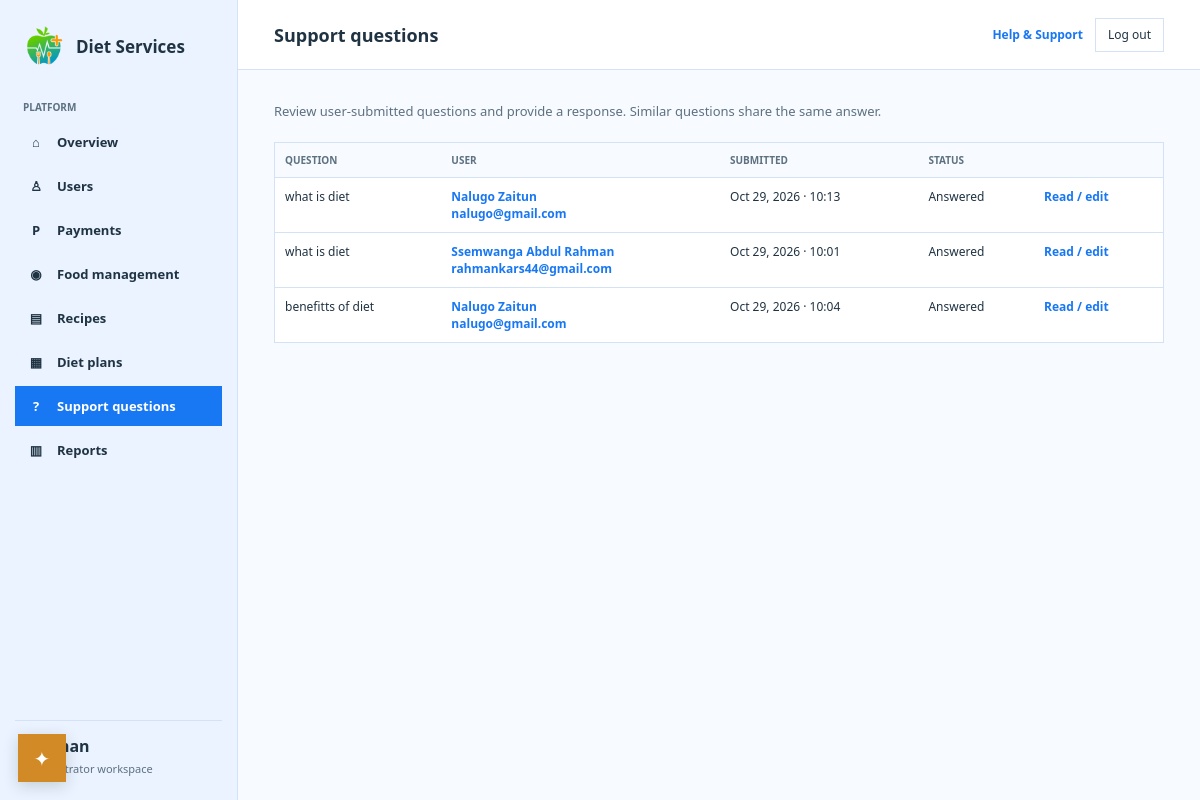
The app's page /admin-dashboard/support/ (signed in) with its own data.
### DietApp/models.py (models this page shows, shortened)
class SupportQuestion(models.Model):
    TOPIC_CHOICES = SupportFeedback.TOPIC_CHOICES
    user = models.ForeignKey(
        Users,
        on_delete=models.SET_NULL,
        null=True,
        blank=True,
        related_name="support_questions",
    )
    question = models.CharField(max_length=500)
    question_key = models.CharField(max_length=64, db_index=True)
    topic = models.CharField(max_length=30, choices=TOPIC_CHOICES, default="general")
    answer = models.TextField(blank=True)
    answer_viewed_at = models.DateTimeField(null=True, blank=True)
    created_at = models.DateTimeField(auto_now_add=True)
    updated_at = models.DateTimeField(auto_now=True)

class Users(models.Model):
    user_id = models.IntegerField(null=False, primary_key=True)
    full_name = models.CharField(max_length=30)
    email = models.EmailField(unique=True, null=False)
    password_hash = models.CharField(max_length=128, null=False)
    is_active = models.BooleanField(default=True)
    onboarding_complete = models.BooleanField(default=False)
    paid_until = models.DateField(null=True, blank=True)
    phone = models.CharField(max_length=20, unique=True)
    profile_image = models.ImageField(upload_to='profile_picture', max_length=40, blank=True)
    created_at = models.DateField(null=False)
    last_login = models.DateField(null=False)

### DietApp/views.py (the view)
# urls.py: path("admin-dashboard/support/", views.AdminSupport, name="admin_support"),
def AdminSupport(request):
    denied = _admin_access(request, "DietApp.view_supportquestion")
    if denied:
        return denied
    questions = SupportQuestion.objects.select_related("user").order_by("answer", "-created_at")
    return render(request, "admin/support.html", {"questions": questions})

### DietApp/context_processors.py (called while the page is built)
def navigation_context(request):
	model_slug = getattr(request.resolver_match, "kwargs", {}).get("model_slug")
	previous_page_url = reverse("food_log") if model_slug == "weight-logs" else reverse("dashboard")
	return {"previous_page_url": previous_page_url}

### DietApp/views.py (called while the page is built)
def _admin_access(request, permission):
    if not request.user.is_authenticated:
        if request.session.get("user_id"):
            raise PermissionDenied
        return redirect("login")
    if not (request.user.is_superuser or request.user.has_perm(permission)):
        raise PermissionDenied
    return None

### DietApp/templates/admin/support.html (shortened to what this page needs)
{% extends "admin/base_admin.html" %}
{% block page_title %}Support questions{% endblock %}
{% block content %}
<p class="admin-intro">Review user-submitted questions and provide a response. Similar questions share the same answer.</p>
<section class="admin-panel"><div class="admin-table-wrap"><table class="admin-table"><thead><tr><th>Question</th><th>User</th><th>Submitted</th><th>Status</th><th></th></tr></thead><tbody>
{% for question in questions %}<tr><td>{{ question.question|truncatechars:100 }}</td><td>{% if question.user %}<a href="{% url 'admin_user_detail' question.user.pk %}">{{ question.user.full_name }}<br>{{ question.user.email }}</a>{% else %}Deleted account{% endif %}</td><td>{{ question.created_at|date:"M j, Y · H:i" }}</td><td>{% if question.answer %}Answered{% else %}Pending{% endif %}</td><td><a href="{% url 'admin_support_answer' question.pk %}">{% if question.answer %}Read / edit{% else %}Answer{% endif %}</a></td></tr>{% empty %}<tr><td colspan="5" class="admin-empty">The support queue is empty.</td></tr>{% endfor %}
</tbody></table></div></section>
{% endblock %}

### DietApp/templates/admin/base_admin.html (style rules this page uses)
:root { --admin-ink: #203343; --admin-muted: #5d7180; --admin-green: #1877f2; --admin-pale: #eaf3ff; --admin-coral: #d28a26; --admin-line: #d3e2f5; --admin-paper: #fff; --admin-bg: #f7faff; }
* { box-sizing: border-box; }
body { min-height: 100vh; margin: 0; background: var(--admin-bg); color: var(--admin-ink); font-family: "Aptos", "Segoe UI", sans-serif; }
a { color: var(--admin-green); }
.admin-intro { margin: 6px 0 22px; color: var(--admin-muted); font-size: 13px; }
.admin-panel { min-width: 0; margin-bottom: 15px; border: 1px solid var(--admin-line); background: white; }
.admin-table-wrap { overflow-x: auto; }
.admin-table { width: 100%; border-collapse: collapse; font-size: 12px; }
.admin-table th, .admin-table td { padding: 10px; border-bottom: 1px solid var(--admin-line); text-align: left; vertical-align: top; }
.admin-table th { background: var(--admin-bg); color: var(--admin-muted); font-size: 10px; text-transform: uppercase; }
.admin-table tr:last-child td { border-bottom: 0; }
.admin-table td a { font-weight: 700; text-decoration: none; }

### records on screen
SupportQuestion: question "what is diet", user.full_name "Nalugo Zaitun", user.email "nalugo@gmail.com", created_at "Oct 29, 2026 · 10:13", shows "Answered", shows "Read / edit"
SupportQuestion: question "what is diet", user.full_name "Ssemwanga Abdul Rahman", user.email "rahmankars44@gmail.com", created_at "Oct 29, 2026 · 10:01", shows "Answered", shows "Read / edit"
SupportQuestion: question "benefitts of diet", user.full_name "Nalugo Zaitun", user.email "nalugo@gmail.com", created_at "Oct 29, 2026 · 10:04", shows "Answered", shows "Read / edit"
